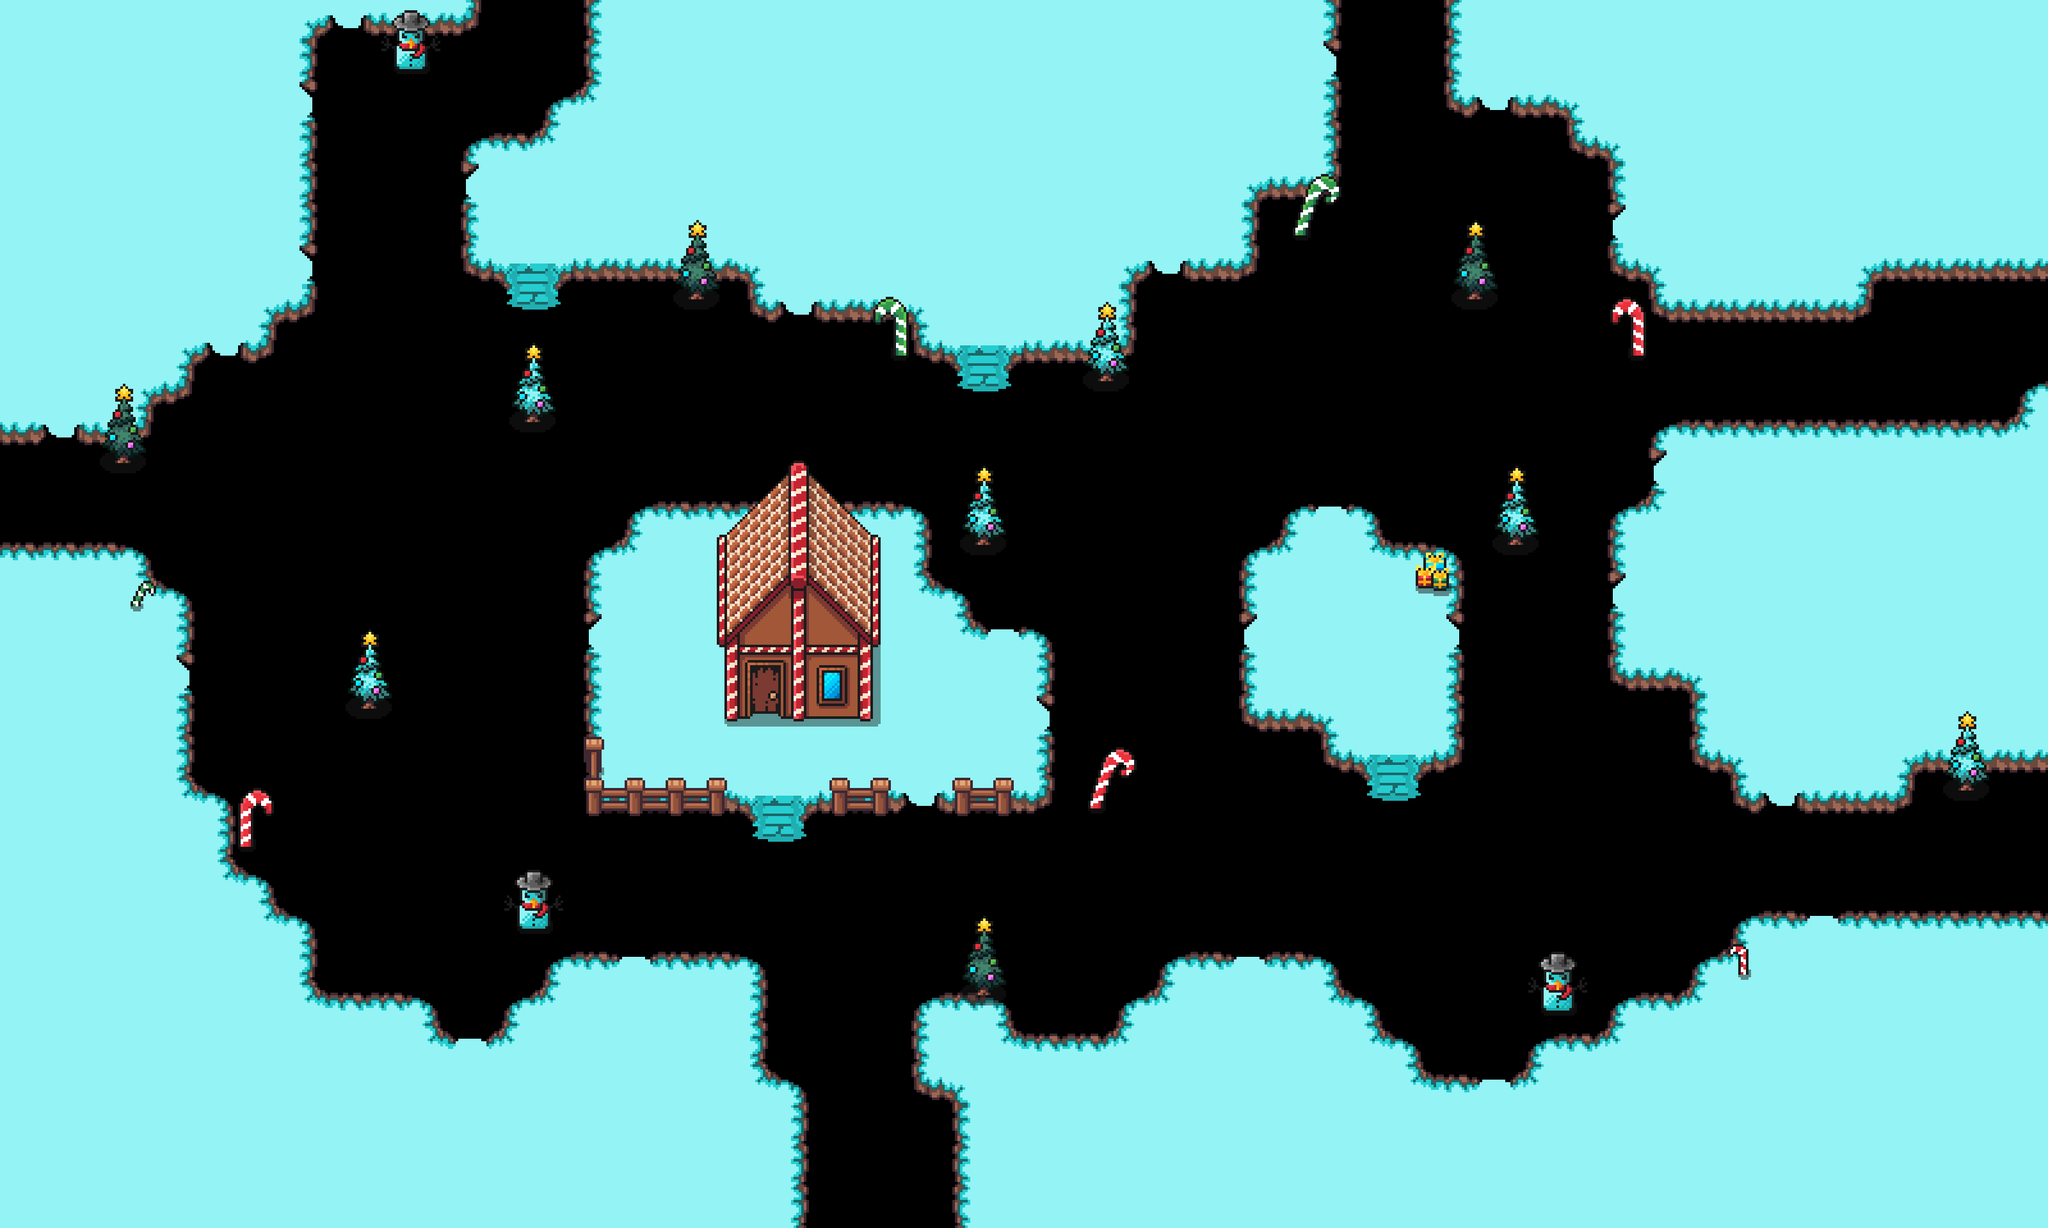

This game map was drawn from its Tiled (.tmx) file and the tilesets committed beside it. A one-line description and the trimmed map source follow:
An orthogonal 50x30 tile map with 64x64 px tiles, 3 tile layers (mg, fg, deco), 1 hidden layer not drawn, 4 tilesets.

<map version="1.10" tiledversion="1.11.2" orientation="orthogonal" renderorder="right-down" width="50" height="30" tilewidth="64" tileheight="64" infinite="0" nextlayerid="5" nextobjectid="1">
 <editorsettings>
  <export target="output/test_map.csv" format="csv" />
 </editorsettings>
 <tileset firstgid="1" source="Christmass_Tileset.tsx" />
 <tileset firstgid="41" source="Collision_Full_Tileset.tsx" />
 <tileset firstgid="53" source="Christmas_Deco_Tileset.tsx" />
 <tileset firstgid="161" source="Christmas_Deco_New_Tileset.tsx" />
 <layer id="1" name="mg" width="50" height="30">
  <data>[1500 cells, 1474 non-empty, 23 distinct tile ids]</data>
 </layer>
 <layer id="2" name="fg" width="50" height="30">
  <data>[1500 cells, 137 non-empty, 22 distinct tile ids]</data>
 </layer>
 <layer id="4" name="deco" width="50" height="30">
  <data>[1500 cells, 142 non-empty, 81 distinct tile ids]</data>
 </layer>
 <layer id="3" name="collisions" width="50" height="30" visible="0">
  <data>[1500 cells, 280 non-empty, 11 distinct tile ids]</data>
 </layer>
</map>
